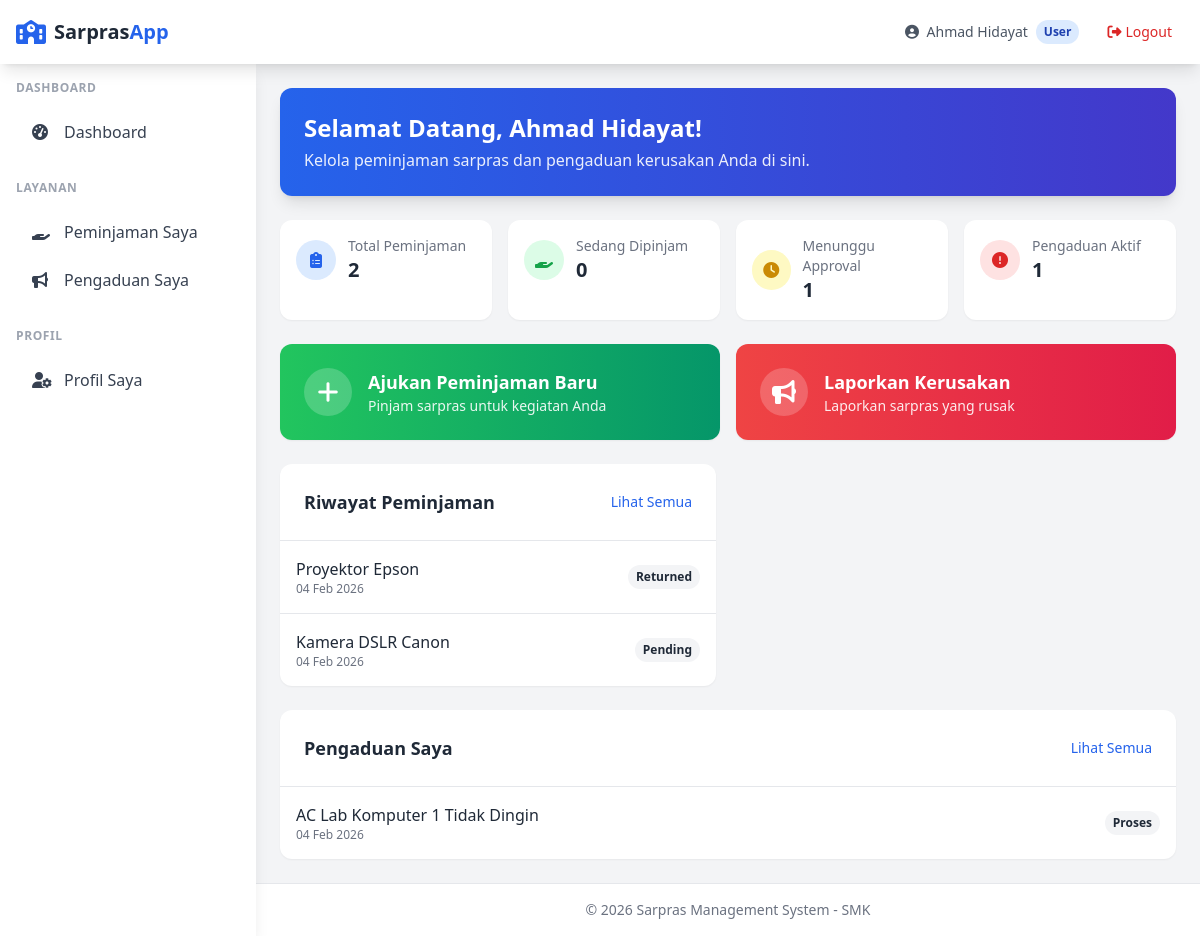
/user/dashboard.php (signed in), run on the app's committed database.
### tables this page shows
CREATE TABLE peminjaman (
    id INT AUTO_INCREMENT PRIMARY KEY,
    kode_peminjaman VARCHAR(50) NOT NULL UNIQUE,
    user_id INT NOT NULL,
    sarpras_id INT NOT NULL,
    jumlah INT NOT NULL DEFAULT 1,
    tgl_pinjam DATE NOT NULL,
    tgl_kembali_rencana DATE NOT NULL,
    tgl_kembali_aktual DATE,
    tujuan TEXT,
    status ENUM('pending', 'approved', 'rejected', 'active', 'returned', 'overdue') DEFAULT 'pending',
    catatan_admin TEXT,
    approved_by INT,
    approved_at TIMESTAMP NULL,
    created_at TIMESTAMP DEFAULT CURRENT_TIMESTAMP,
    updated_at TIMESTAMP DEFAULT CURRENT_TIMESTAMP ON UPDATE CURRENT_TIMESTAMP,
    FOREIGN KEY (user_id) REFERENCES users(id) ON DELETE RESTRICT,
    FOREIGN KEY (sarpras_id) REFERENCES sarpras(id) ON DELETE RESTRICT,
    FOREIGN KEY (approved_by) REFERENCES users(id) ON DELETE SET NULL
);

CREATE TABLE sarpras (
    id INT AUTO_INCREMENT PRIMARY KEY,
    kode VARCHAR(50) NOT NULL UNIQUE,
    nama VARCHAR(150) NOT NULL,
    kategori_id INT NOT NULL,
    lokasi VARCHAR(100),
    deskripsi TEXT,
    jumlah_stok INT NOT NULL DEFAULT 0,
    kondisi ENUM('baik', 'rusak_ringan', 'rusak_berat') DEFAULT 'baik',
    foto VARCHAR(255),
    created_at TIMESTAMP DEFAULT CURRENT_TIMESTAMP,
    updated_at TIMESTAMP DEFAULT CURRENT_TIMESTAMP ON UPDATE CURRENT_TIMESTAMP,
    FOREIGN KEY (kategori_id) REFERENCES kategori_sarpras(id) ON DELETE RESTRICT
);

CREATE TABLE pengaduan (
    id INT AUTO_INCREMENT PRIMARY KEY,
    user_id INT NOT NULL,
    judul VARCHAR(200) NOT NULL,
    deskripsi TEXT NOT NULL,
    lokasi VARCHAR(100),
    jenis_sarpras VARCHAR(100),
    foto VARCHAR(255),
    status ENUM('pending', 'proses', 'selesai', 'ditutup') DEFAULT 'pending',
    created_at TIMESTAMP DEFAULT CURRENT_TIMESTAMP,
    updated_at TIMESTAMP DEFAULT CURRENT_TIMESTAMP ON UPDATE CURRENT_TIMESTAMP,
    FOREIGN KEY (user_id) REFERENCES users(id) ON DELETE RESTRICT
);

### includes/auth.php (called while the page is built, shortened)
<?php
require_once __DIR__ . '/../config/database.php';
function isLoggedIn()
{
    return isset($_SESSION['user_id']) && !empty($_SESSION['user_id']);
}
function getCurrentUser()
{
    return [
        'id' => $_SESSION['user_id'],
        'username' => $_SESSION['username'],
        'nama_lengkap' => $_SESSION['nama_lengkap'],
        'role' => $_SESSION['role']
    ];
}

### config/database.php (called while the page is built, shortened)
<?php
function getConnection() {
    static $pdo = null;
    if ($pdo === null) {
        try {
            $dsn = "mysql:host=" . DB_HOST . ";dbname=" . DB_NAME . ";charset=" . DB_CHARSET;
            $options = [
                PDO::ATTR_ERRMODE => PDO::ERRMODE_EXCEPTION,
                PDO::ATTR_DEFAULT_FETCH_MODE => PDO::FETCH_ASSOC,
                PDO::ATTR_EMULATE_PREPARES => false,
            ];
            $pdo = new PDO($dsn, DB_USER, DB_PASS, $options);
        } catch (PDOException $e) {
            die("Database connection failed: " . $e->getMessage());
        }
    }
    return $pdo;
}
function query($sql, $params = []) {
    $pdo = getConnection();
    $stmt = $pdo->prepare($sql);
    $stmt->execute($params);
    return $stmt;
}
function fetchAll($sql, $params = []) {
    return query($sql, $params)->fetchAll();
}
function fetch($sql, $params = []) {
    return query($sql, $params)->fetch();
}

### user/dashboard.php (the view, shortened to what this page needs)
<?php
require_once __DIR__ . '/../includes/auth.php';
require_once __DIR__ . '/../includes/functions.php';
$userId = getCurrentUser()['id'];
$stats = [
    'total_peminjaman' => fetch("SELECT COUNT(*) as count FROM peminjaman WHERE user_id = ?", [$userId])['count'],
    'peminjaman_aktif' => fetch("SELECT COUNT(*) as count FROM peminjaman WHERE user_id = ? AND status IN ('approved', 'active')", [$userId])['count'],
    'peminjaman_pending' => fetch("SELECT COUNT(*) as count FROM peminjaman WHERE user_id = ? AND status = 'pending'", [$userId])['count'],
    'pengaduan_aktif' => fetch("SELECT COUNT(*) as count FROM pengaduan WHERE user_id = ? AND status IN ('pending', 'proses')", [$userId])['count'],
];
$recentPeminjaman = fetchAll("
    SELECT p.*, s.nama as sarpras_nama, s.kode as sarpras_kode
    FROM peminjaman p
    JOIN sarpras s ON p.sarpras_id = s.id
    WHERE p.user_id = ?
    ORDER BY p.created_at DESC
    LIMIT 5
", [$userId]);
$recentPengaduan = fetchAll("
    SELECT * FROM pengaduan WHERE user_id = ? ORDER BY created_at DESC LIMIT 5
", [$userId]);
require_once __DIR__ . '/../includes/header.php';
?>
<div class="space-y-6">
    <div class="bg-gradient-to-r from-blue-600 to-indigo-700 rounded-xl shadow-lg p-6 text-white">
        <h1 class="text-2xl font-bold">Selamat Datang, <?= e(getCurrentUser()['nama_lengkap']) ?>!</h1>
        <p class="opacity-90 mt-1">Kelola peminjaman sarpras dan pengaduan kerusakan Anda di sini.</p>
    </div>
    <div class="grid grid-cols-2 md:grid-cols-4 gap-4">
        <div class="bg-white rounded-xl shadow-sm p-4">
            <div class="flex items-center">
                <div class="w-10 h-10 bg-blue-100 text-blue-600 rounded-full flex items-center justify-center">
                    <i class="fas fa-clipboard-list"></i>
                </div>
                <div class="ml-3">
                    <p class="text-sm text-gray-500">Total Peminjaman</p>
                    <p class="text-xl font-bold text-gray-800"><?= $stats['total_peminjaman'] ?></p>
                </div>
            </div>
        </div>
        <div class="bg-white rounded-xl shadow-sm p-4">
            <div class="flex items-center">
                <div class="w-10 h-10 bg-green-100 text-green-600 rounded-full flex items-center justify-center">
                    <i class="fas fa-hand-holding"></i>
                </div>
                <div class="ml-3">
                    <p class="text-sm text-gray-500">Sedang Dipinjam</p>
                    <p class="text-xl font-bold text-gray-800"><?= $stats['peminjaman_aktif'] ?></p>
                </div>
            </div>
        </div>
        <div class="bg-white rounded-xl shadow-sm p-4">
            <div class="flex items-center">
                <div class="w-10 h-10 bg-yellow-100 text-yellow-600 rounded-full flex items-center justify-center">
                    <i class="fas fa-clock"></i>
                </div>
                <div class="ml-3">
                    <p class="text-sm text-gray-500">Menunggu Approval</p>
                    <p class="text-xl font-bold text-gray-800"><?= $stats['peminjaman_pending'] ?></p>
                </div>
            </div>
        </div>
        <div class="bg-white rounded-xl shadow-sm p-4">
            <div class="flex items-center">
                <div class="w-10 h-10 bg-red-100 text-red-600 rounded-full flex items-center justify-center">
                    <i class="fas fa-exclamation-circle"></i>
                </div>
                <div class="ml-3">
                    <p class="text-sm text-gray-500">Pengaduan Aktif</p>
                    <p class="text-xl font-bold text-gray-800"><?= $stats['pengaduan_aktif'] ?></p>
                </div>
            </div>
        </div>
    </div>
    <div class="grid grid-cols-1 md:grid-cols-2 gap-4">
        <a href="peminjaman/create.php" class="bg-gradient-to-r from-green-500 to-emerald-600 rounded-xl shadow-sm p-6 text-white hover:shadow-lg transition flex items-center">
            <div class="w-12 h-12 bg-white/20 rounded-full flex items-center justify-center mr-4">
                <i class="fas fa-plus text-2xl"></i>
            </div>
            <div>
                <h3 class="text-lg font-bold">Ajukan Peminjaman Baru</h3>
                <p class="text-sm opacity-90">Pinjam sarpras untuk kegiatan Anda</p>
            </div>
        </a>
        <a href="pengaduan/create.php" class="bg-gradient-to-r from-red-500 to-rose-600 rounded-xl shadow-sm p-6 text-white hover:shadow-lg transition flex items-center">
            <div class="w-12 h-12 bg-white/20 rounded-full flex items-center justify-center mr-4">
                <i class="fas fa-bullhorn text-2xl"></i>
            </div>
            <div>
                <h3 class="text-lg font-bold">Laporkan Kerusakan</h3>
                <p class="text-sm opacity-90">Laporkan sarpras yang rusak</p>
            </div>
        </a>
    </div>
    <div class="grid grid-cols-1 lg:grid-cols-2 gap-6">
        <div class="bg-white rounded-xl shadow-sm">
            <div class="p-6 border-b flex items-center justify-between">
                <h2 class="text-lg font-semibold text-gray-800">Riwayat Peminjaman</h2>
                <a href="peminjaman/" class="text-sm text-blue-600 hover:underline">Lihat Semua</a>
            </div>
            <div class="divide-y">
                <?php if (empty($recentPeminjaman)): ?>
                    <p class="p-6 text-gray-500 text-center">Belum ada peminjaman</p>
                <?php else: ?>
                    <?php foreach ($recentPeminjaman as $p): ?>
                        <div class="p-4 flex justify-between items-center hover:bg-gray-50">
                            <div>
                                <p class="font-medium text-gray-800"><?= e($p['sarpras_nama']) ?></p>
                                <p class="text-xs text-gray-500"><?= formatDate($p['created_at']) ?></p>
                            </div>
                            <?= getStatusBadge($p['status']) ?>
                        </div>
                    <?php endforeach; ?>
                <?php endif; ?>
            </div>
        </div>
    </div>
    <?php if (!empty($recentPengaduan)): ?>
        <div class="bg-white rounded-xl shadow-sm">
            <div class="p-6 border-b flex items-center justify-between">
                <h2 class="text-lg font-semibold text-gray-800">Pengaduan Saya</h2>
                <a href="pengaduan/" class="text-sm text-blue-600 hover:underline">Lihat Semua</a>
            </div>
            <div class="divide-y">
                <?php foreach ($recentPengaduan as $pg): ?>
                    <div class="p-4 flex justify-between items-center hover:bg-gray-50">
                        <div>
                            <p class="font-medium text-gray-800"><?= e($pg['judul']) ?></p>
                            <p class="text-xs text-gray-500"><?= formatDate($pg['created_at']) ?></p>
                        </div>
                        <?= getStatusBadge($pg['status']) ?>
                    </div>
                <?php endforeach; ?>
            </div>
        </div>
    <?php endif; ?>
</div>
<?php require_once __DIR__ . '/../includes/footer.php'; ?>

### includes/functions.php (shortened to what this page needs)
<?php
function e($string)
{
    return htmlspecialchars($string ?? '', ENT_QUOTES, 'UTF-8');
}
function formatDate($date, $format = 'd M Y')
{
    return date($format, strtotime($date));
}
function getStatusBadge($status)
{
    $badges = [
        'pending' => '<span class="px-2 py-1 text-xs font-semibold rounded-full bg-yellow-100 text-yellow-800">Menunggu</span>',
        'approved' => '<span class="px-2 py-1 text-xs font-semibold rounded-full bg-blue-100 text-blue-800">Disetujui</span>',
        'rejected' => '<span class="px-2 py-1 text-xs font-semibold rounded-full bg-red-100 text-red-800">Ditolak</span>',
        'active' => '<span class="px-2 py-1 text-xs font-semibold rounded-full bg-green-100 text-green-800">Aktif</span>',
        'returned' => '<span class="px-2 py-1 text-xs font-semibold rounded-full bg-gray-100 text-gray-800">Dikembalikan</span>',
        'overdue' => '<span class="px-2 py-1 text-xs font-semibold rounded-full bg-red-100 text-red-800">Terlambat</span>',
        'proses' => '<span class="px-2 py-1 text-xs font-semibold rounded-full bg-blue-100 text-blue-800">Diproses</span>',
        'selesai' => '<span class="px-2 py-1 text-xs font-semibold rounded-full bg-green-100 text-green-800">Selesai</span>',
        'ditutup' => '<span class="px-2 py-1 text-xs font-semibold rounded-full bg-gray-100 text-gray-800">Ditutup</span>',
    ];
    return $badges[$status] ?? '<span class="px-2 py-1 text-xs font-semibold rounded-full bg-gray-100 text-gray-800">' . ucfirst($status) . '</span>';
}

### data on the page
peminjaman: sarpras.nama "Proyektor Epson", created_at "04 Feb 2026", status "Returned"
peminjaman: sarpras.nama "Kamera DSLR Canon", created_at "04 Feb 2026", status "Pending"
pengaduan: judul "AC Lab Komputer 1 Tidak Dingin", created_at "04 Feb 2026", status "Proses"

### other printed values
$currentUser['nama_lengkap'] "Ahmad Hidayat"
$currentRole "User"
getCurrentUser()['nama_lengkap'] "Ahmad Hidayat"
$stats['total_peminjaman'] "2"
$stats['peminjaman_aktif'] "0"
$stats['peminjaman_pending'] "1"
$stats['pengaduan_aktif'] "1"
